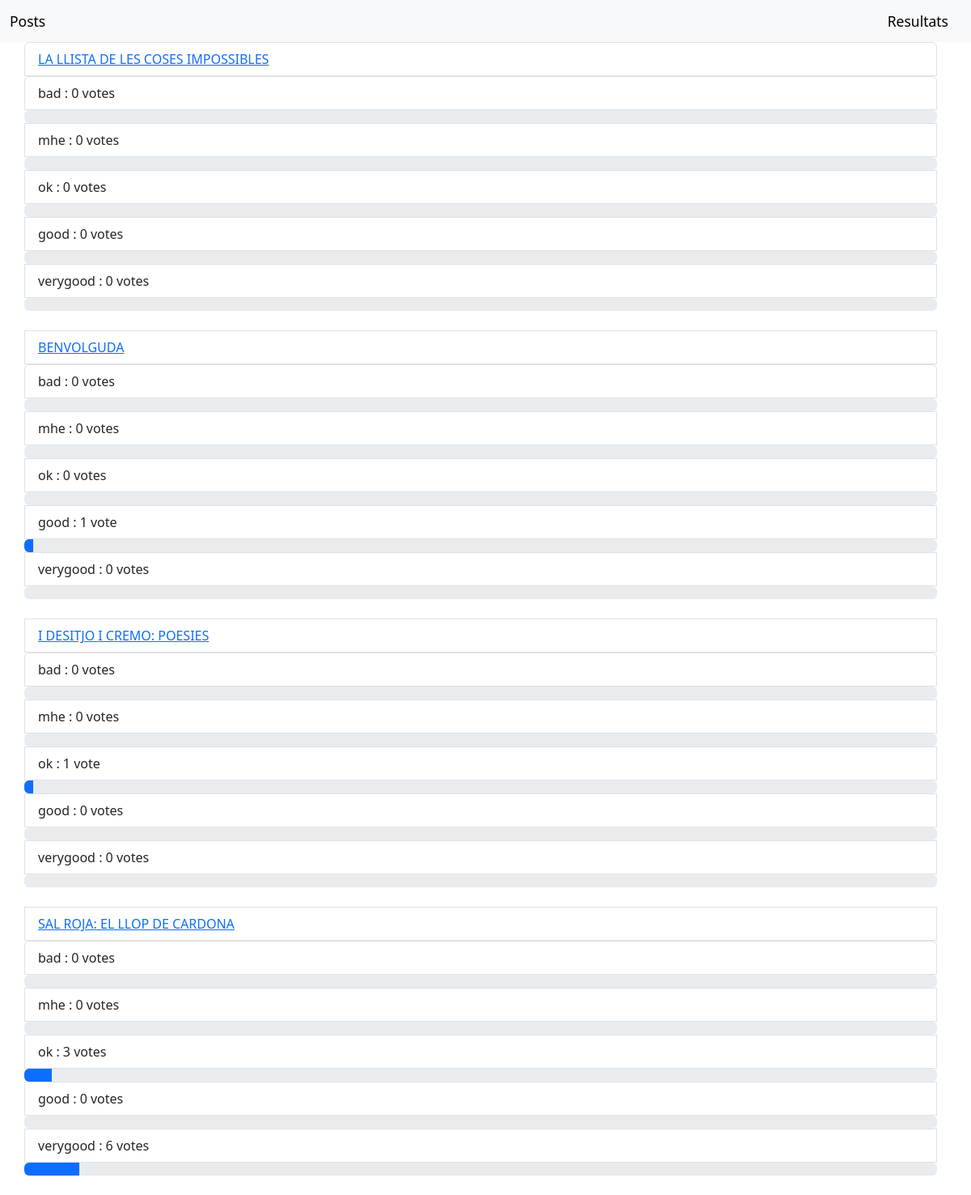
Screenshot of /posts/results with the database file from the repository.
### posts/models.py (models this page shows, shortened)
class Post(models.Model):
    title=models.CharField(max_length=200)
    content=models.CharField(max_length=1000)
    pub_date = models.DateTimeField('date published')

class Valoration(models.Model):
    post=models.ForeignKey(Post, on_delete=models.CASCADE)
    valoration=models.CharField(max_length=200)
    votes = models.IntegerField(default=0)

### posts/views.py (the view)
# urls.py: path('results', views.ResultsView.as_view(), name='results'),
class ResultsView(generic.ListView):
    model = Post
    template_name = 'views/results.html'
    context_object_name = 'latest_posts_list'

### posts/templates/views/results.html
{% load bootstrap5 %}
{%  bootstrap_css %}
<nav class="navbar navbar-light bg-light">
    <div class="container-fluid">
      <a class="navbar-brand" href="/posts"> <small>Posts</small></a>
      <a class="navbar-brand" href="/posts/results"> <small>Resultats</small></a>
    </div>
</nav>
<ul class="list-group container">
    {% for post in latest_posts_list %}
        <li class="list-group-item"><a href="{% url 'detail' post.id %}">{{ post.title }}</a></li>
        <ul class="list-group">
            {% for valoration in post.valoration_set.all %}
                <li class="list-group-item">{{ valoration.valoration }} : {{ valoration.votes }} vote{{ valoration.votes|pluralize }}</li>
                <div class="progress">
                    <div class="progress-bar" role="progressbar" style="width: {{ valoration.votes }}%"></div>
                </div>
            {% endfor %}
            <br>
        </ul>
    {% endfor %}
</ul>

### rows the page displays
Post: title "LA LLISTA DE LES COSES IMPOSSIBLES"
Valoration: valoration "bad", votes "0"
Valoration: valoration "mhe", votes "0"
Valoration: valoration "ok", votes "0"
Valoration: valoration "good", votes "0"
Valoration: valoration "verygood", votes "0"
Post: title "BENVOLGUDA"
Valoration: valoration "bad", votes "0"
Valoration: valoration "mhe", votes "0"
Valoration: valoration "ok", votes "0"
Valoration: valoration "good", votes "1"
Valoration: valoration "verygood", votes "0"
Post: title "I DESITJO I CREMO: POESIES"
Valoration: valoration "bad", votes "0"
Valoration: valoration "mhe", votes "0"
Valoration: valoration "ok", votes "1"
Valoration: valoration "good", votes "0"
Valoration: valoration "verygood", votes "0"
Post: title "SAL ROJA: EL LLOP DE CARDONA"
Valoration: valoration "bad", votes "0"
Valoration: valoration "mhe", votes "0"
Valoration: valoration "ok", votes "3"
Valoration: valoration "good", votes "0"
Valoration: valoration "verygood", votes "6"
